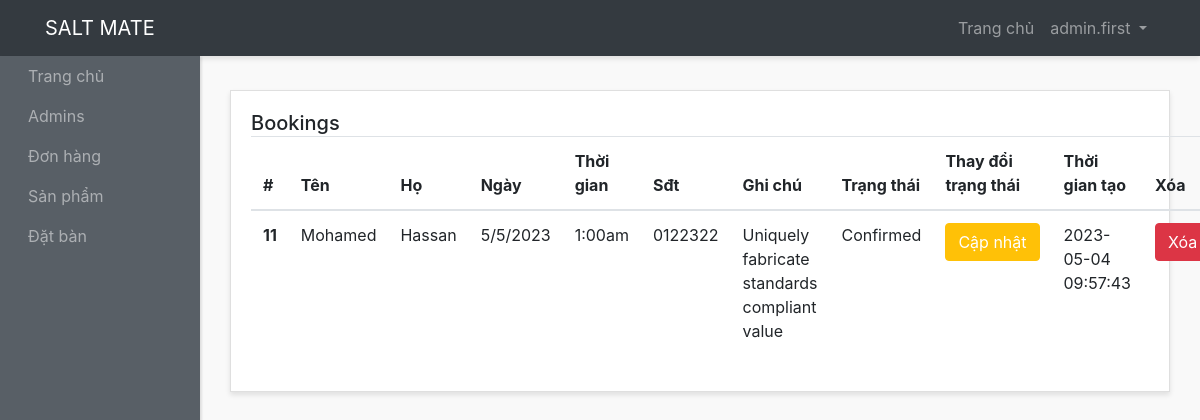
The page /admin-panel/bookings-admins/show-bookings.php (signed in) on the database as committed earlier.
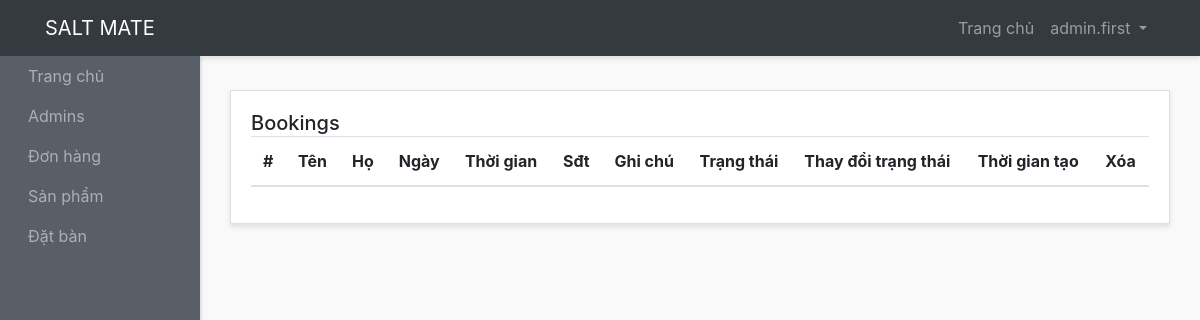
The same page on the database as committed later.
### tables this page shows
CREATE TABLE `bookings` (
  `id` int(10) NOT NULL,
  `first_name` varchar(200) NOT NULL,
  `last_name` varchar(200) NOT NULL,
  `date` varchar(200) NOT NULL,
  `time` varchar(200) NOT NULL,
  `phone` varchar(100) NOT NULL,
  `message` text NOT NULL,
  `status` varchar(200) NOT NULL DEFAULT 'Pending',
  `user_id` int(7) NOT NULL,
  `created_at` timestamp NOT NULL DEFAULT current_timestamp()
);

### admin-panel/bookings-admins/show-bookings.php (the view, shortened to what this page needs)
<?php require "../layouts/header.php"; ?>
<?php require "../../config/config.php"; ?>
<?php
  $bookings = $conn->query("SELECT * FROM bookings");
  $bookings->execute();
  $allBookings = $bookings->fetchAll(PDO::FETCH_OBJ);
?>
      <div class="row">
        <div class="col">
          <div class="card">
            <div class="card-body">
              <h5 class="card-title mb-4 d-inline">Bookings</h5>
              <table class="table">
                <thead>
                  <tr>
                    <th scope="col">#</th>
                    <th scope="col">Tên</th>
                    <th scope="col">Họ</th>
                    <th scope="col">Ngày</th>
                    <th scope="col">Thời gian</th>
                    <th scope="col">Sđt</th>
                    <th scope="col">Ghi chú</th>
                    <th scope="col">Trạng thái</th>
                    <th scope="col">Thay đổi trạng thái</th>
                    <th scope="col">Thời gian tạo</th>
                    <th scope="col">Xóa</th>
                  </tr>
                </thead>
                <tbody>
                  <?php foreach($allBookings as $booking) : ?>
                  <tr>
                    <th scope="row"><?php echo $booking->id; ?></th>
                    <td><?php echo $booking->first_name; ?></td>
                    <td><?php echo $booking->last_name; ?></td>
                    <td><?php echo $booking->date; ?> </td>
                    <td><?php echo $booking->time; ?></td>
                    <td><?php echo $booking->phone; ?></td>
                    <td>
                    <?php echo $booking->message; ?>
                    </td>
                    <td><?php echo $booking->status; ?></td>
                    <td><a href="change-status.php?id=<?php echo $booking->id; ?>" class="btn btn-warning  text-white text-center ">Cập nhật</a></td>
                    <td><?php echo $booking->created_at; ?></td>
                     <td><a href="delete-bookings.php?id=<?php echo $booking->id; ?>" class="btn btn-danger  text-center ">Xóa</a></td>
                  </tr>
                  <?php endforeach; ?>
                </tbody>
              </table>
            </div>
          </div>
        </div>
      </div>
 <?php require "../layouts/footer.php"; ?>

Rows that differ between the two databases and show on the page:
removed bookings: id "11", first_name "Mohamed", last_name "Hassan", date "5/5/2023", time "1:00am", phone "0122322", message "Uniquely fabricate standards compliant value", status "Confirmed", created_at "2023-05-04 09:57:43"
